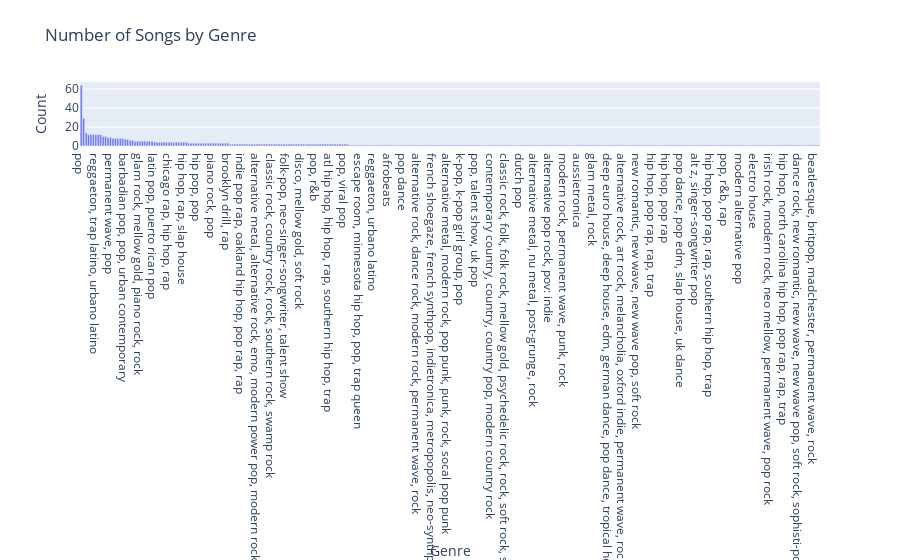

Notebook source saved alongside this figure:
### Code cell
genreCount = testTracksDF['Genre'].value_counts().reset_index()
genreCount.columns = ['Genre', 'Count']

fig = px.bar(genreCount, x='Genre', y='Count', title = 'Number of Songs by Genre')
fig.show()

### Figure 1 — Plotly figure (JSON) as saved in the notebook; plotly's stock layout.template omitted (floating-point values rounded to 4 significant figures; data arrays with more than 128 entries replaced by an {"elided": "..."} marker saying what was removed)
{"data": [{"alignmentgroup": "True", "hovertemplate": "Genre=%{x}<br>Count=%{y}<extra></extra>", "legendgroup": "", "marker": {"color": "#636efa", "pattern": {"shape": ""}}, "name": "", "offsetgroup": "", "orientation": "v", "showlegend": false, "textposition": "auto", "type": "bar", "x": {"elided": "303 str values"}, "xaxis": "x", "y": {"elided": "303 int values"}, "yaxis": "y"}], "layout": {"barmode": "relative", "legend": {"tracegroupgap": 0}, "title": {"text": "Number of Songs by Genre"}, "xaxis": {"anchor": "y", "domain": [0, 1], "title": {"text": "Genre"}}, "yaxis": {"anchor": "x", "domain": [0, 1], "title": {"text": "Count"}}}}
